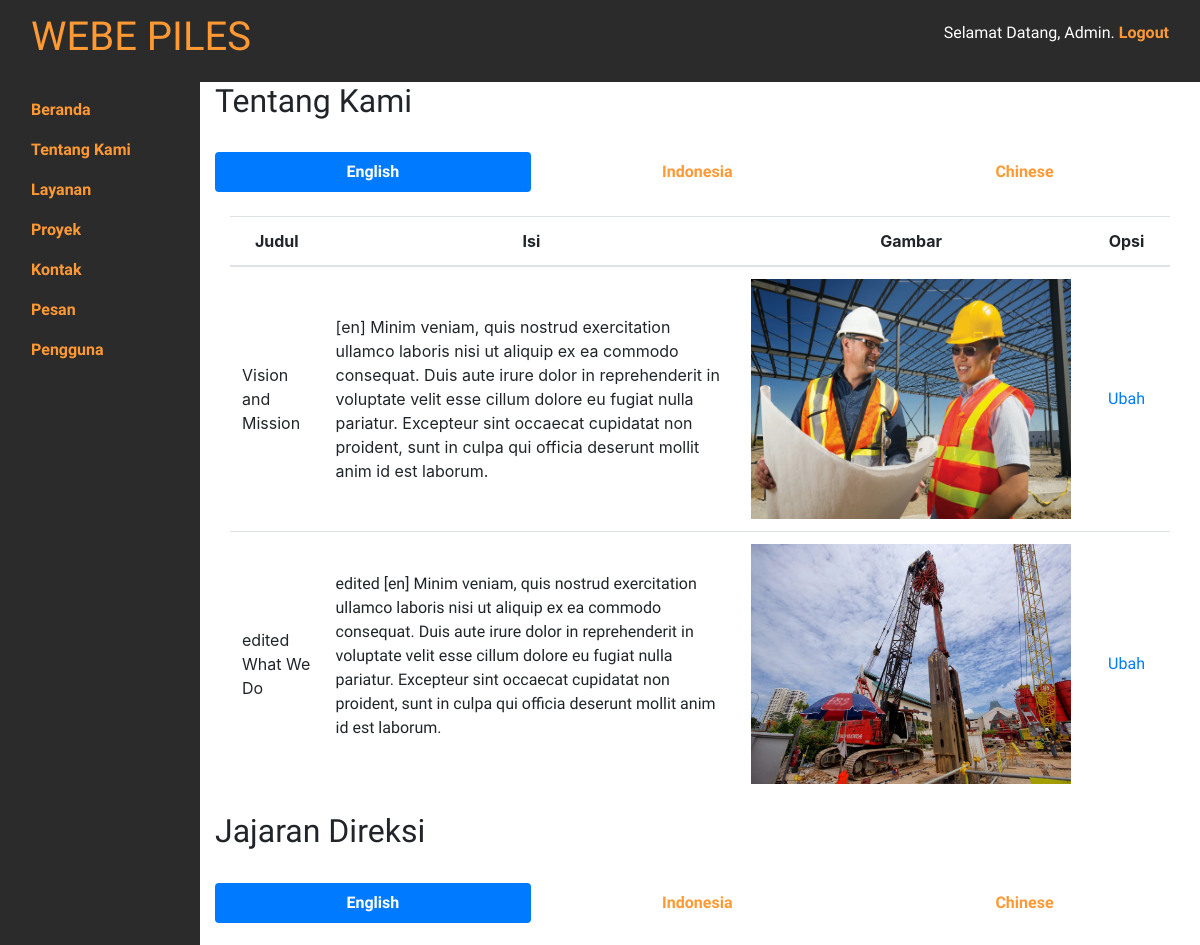
The page /admin/tentang-kami.php (signed in, upper part) on the database as committed earlier.
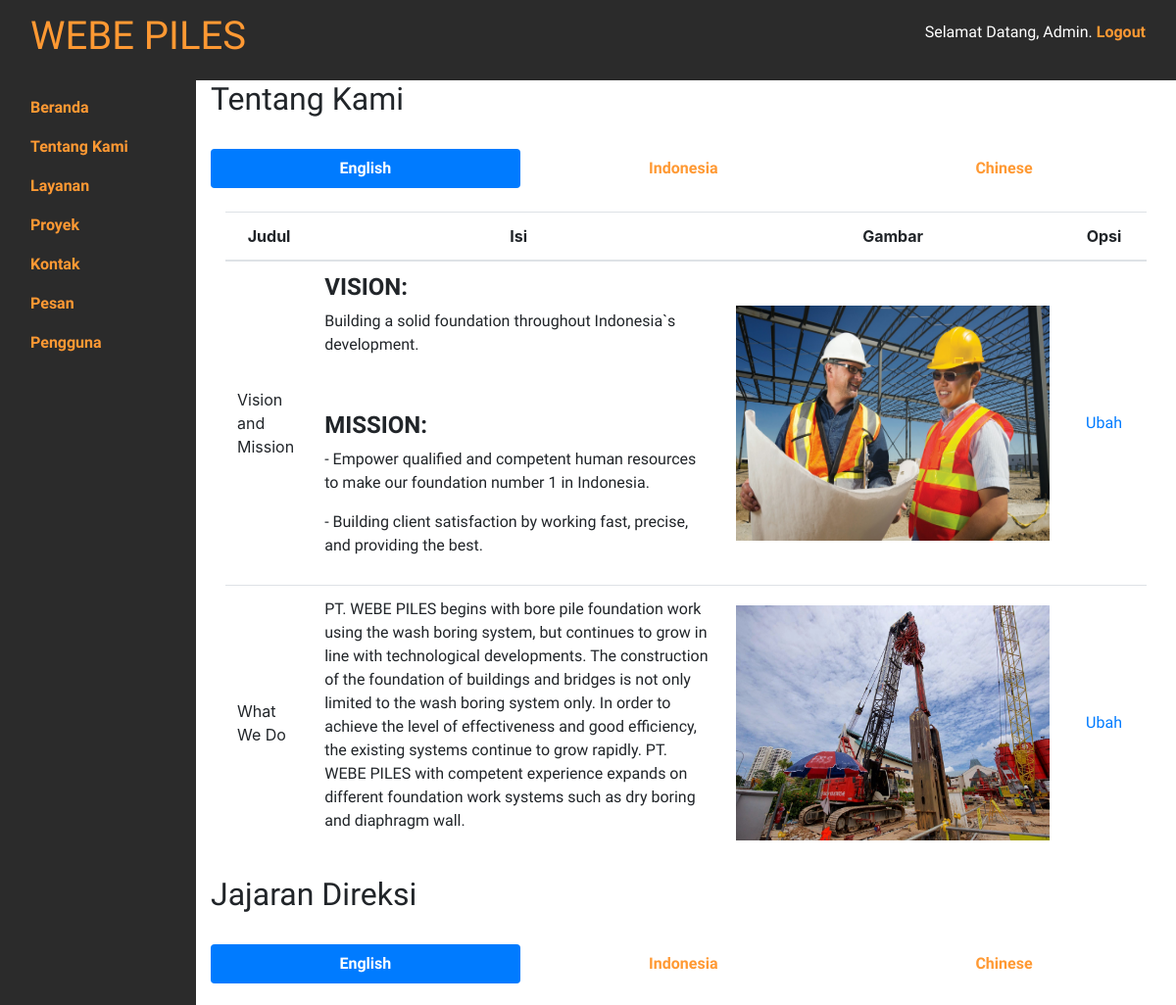
The same page on the database as committed later.
### tables this page shows
CREATE TABLE `tentang_kami` (
  `id_tentang_kami` int(11) NOT NULL,
  `judul_tentang_kami` varchar(50) NOT NULL,
  `isi_tentang_kami` text NOT NULL,
  `gambar_tentang_kami` varchar(200) NOT NULL,
  `bahasa_tentang_kami` varchar(2) NOT NULL
);

### admin/tentang-kami.php (the view, shortened to what this page needs)
<!doctype html>
<html lang="id">
    <?php include 'head.php'; ?>
  </head>
  <body>
    <?php include 'navbar.php'; ?>
    <div class="container-fluid">
      <div class="row">
        <div class="col-md-10">
          <div class="row">
            <div class="col d-flex justify-content-between">
              <h2>Tentang Kami</h2>
            </div>
          </div>
          <br>
          <ul class="nav nav-pills nav-fill" role="tablist">
            <li class="nav-item">
              <a class="nav-link active" data-toggle="pill" href="#tentang-kami-en">English</a>
            </li>
            <li class="nav-item">
              <a class="nav-link" data-toggle="pill" href="#tentang-kami-id">Indonesia</a>
            </li>
            <li class="nav-item">
              <a class="nav-link" data-toggle="pill" href="#tentang-kami-cn">Chinese</a>
            </li>
          </ul>
          <div class="tab-content">
            <div id="tentang-kami-en" class="container tab-pane active"><br>
              <?php
                include 'fungsi/koneksi.php';
                $tentang_kami_en = "SELECT * FROM tentang_kami WHERE bahasa_tentang_kami = 'en'";
                $hasil_tentang_kami_en = mysqli_query($koneksi, $tentang_kami_en);
              ?>
              <table class="table table-hover">
                <thead class="text-center">
                  <tr>
                    <th class="align-middle">Judul</th>
                    <th class="align-middle">Isi</th>
                    <th class="align-middle">Gambar</th>
                    <th class="align-middle">Opsi</th>
                  </tr>
                </thead>
                <tbody>
                  <?php
                    while ($row_tentang_kami_en = mysqli_fetch_array($hasil_tentang_kami_en, MYSQLI_ASSOC)) {
                  ?>
                  <tr>
                    <td class="align-middle"><?php echo $row_tentang_kami_en['judul_tentang_kami']; ?></td>
                    <td class="align-middle"><?php echo $row_tentang_kami_en['isi_tentang_kami']; ?></td>
                    <td class="align-middle"><img style="width: 320px; height: 240px;" src="../<?php echo $row_tentang_kami_en['gambar_tentang_kami']; ?>"></td>
                    <td class="align-middle">
                      <a href="ubah/ubah-tentang-kami.php?id=<?php echo $row_tentang_kami_en['id_tentang_kami']; ?>" class="btn btn-link">Ubah</a>
                    </td>
                  </tr>
                  <?php
                    }
                  ?>
                </tbody>
              </table>
            </div>
          </div>
          <div class="row">
            <div class="col d-flex justify-content-between">
              <h2>Jajaran Direksi</h2>
            </div>
          </div>
          <br>
          <ul class="nav nav-pills nav-fill" role="tablist">
            <li class="nav-item">
              <a class="nav-link active" data-toggle="pill" href="#jajaran-direksi-en">English</a>
            </li>
            <li class="nav-item">
              <a class="nav-link" data-toggle="pill" href="#jajaran-direksi-id">Indonesia</a>
            </li>
            <li class="nav-item">
              <a class="nav-link" data-toggle="pill" href="#jajaran-direksi-cn">Chinese</a>
            </li>
          </ul>
          <div class="tab-content">
            <div id="jajaran-direksi-en" class="container tab-pane active"><br>
            </div>
          </div>
        </div>
      </div>
    </div>
  </body>
</html>

Rows that differ between the two databases and show on the page:
changed tentang_kami "Vision and Mission": isi_tentang_kami "[en] Minim veniam, quis nostrud exercitation ullamco laboris nisi ut aliquip ex ea commodo consequat. Duis aute irure dolor in reprehenderit in voluptate velit esse cillum dolore eu fugiat nulla pariatur. Excepteur sint occaecat cupidatat non proident, sunt in culpa qui officia deserunt mollit anim id est laborum." → "VISION: Building a solid foundation throughout Indonesia`s development. MISSION: - Empower qualified and competent human resources to make our foundation number 1 in Indonesia. - Building client satisfaction by working fast, precise, and providing the best."
changed tentang_kami: judul_tentang_kami "edited What We Do" → "What We Do"; isi_tentang_kami "edited [en] Minim veniam, quis nostrud exercitation ullamco laboris nisi ut aliquip ex ea commodo consequat. Duis aute irure dolor in reprehenderit in voluptate velit esse cillum dolore eu fugiat nulla pariatur. Excepteur sint occaecat cupidatat non proident, sunt in culpa qui officia deserunt mollit anim id est laborum." → "PT. WEBE PILES begins with bore pile foundation work using the wash boring system, but continues to grow in line with technological developments. The construction of the foundation of buildings and bridges is not only limited to the wash boring system only. In order to achieve the level of effectiveness and good efficiency, the existing systems continue to grow rapidly. PT. WEBE PILES with competent experience expands on different foundation work systems such as dry boring and diaphragm wall."
